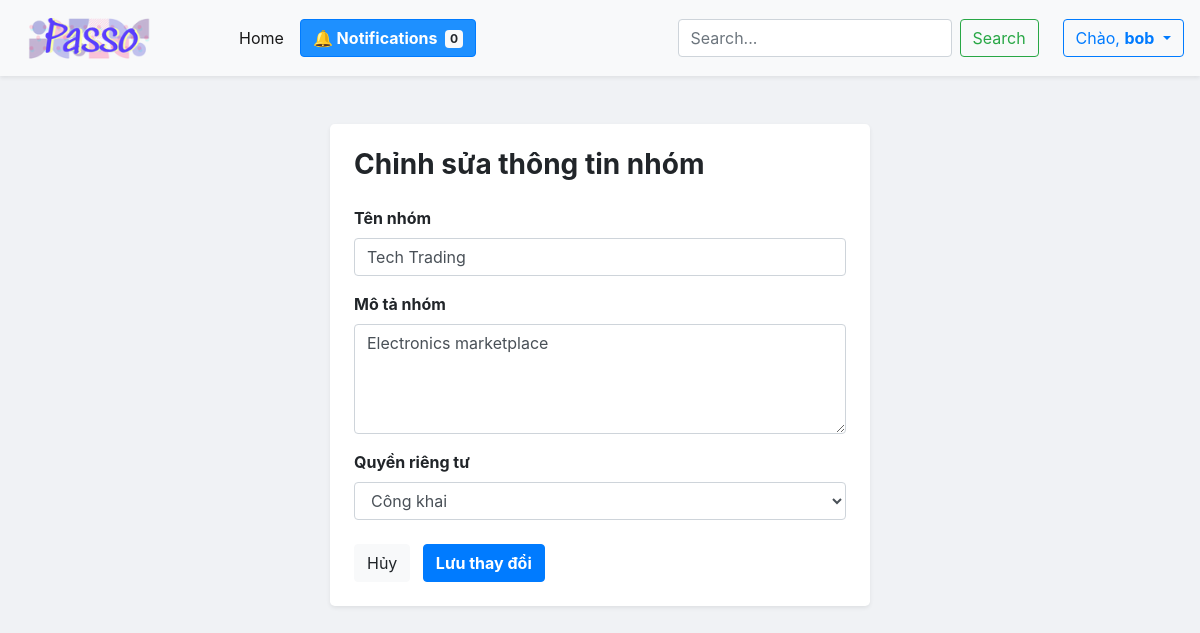
Page /index.php?controller=group&action=edit&id=3 (signed in) on the committed database.
### tables this page shows
CREATE TABLE `groups` (
  `GroupID` int(11) NOT NULL,
  `CategoryID` int(11) DEFAULT NULL,
  `GroupName` varchar(255) NOT NULL,
  `Description` varchar(150) NOT NULL,
  `Privacy` ENUM('public','private') NOT NULL,
  `CreatedAt` DATETIME DEFAULT CURRENT_TIMESTAMP
);

### MVC/Controller/GroupController.php (called while the page is built, shortened)
<?php
include_once "MVC/Model/GroupModel.php";
class GroupController {
    private $groupModel;
    public function __construct() {
        $this->groupModel = new GroupModel();
    }
    public function edit() {
        $groupId = $_GET['id'] ?? 0;
        $group = $this->groupModel->getById($groupId);
        include_once "MVC/View/Group/edit.php";
    }
}
?>

### MVC/Model/AppModel.php (called while the page is built, shortened)
<?php
abstract class AppModel {
    protected $link = null;
    public function taoKetNoi() {
        $this->link = mysqli_connect(DB_HOST, DB_USER, DB_PASSWORD, DB_NAME, DB_PORT);
        mysqli_set_charset($this->link, "utf8");
    }
    protected function query($sql) {
        $result = mysqli_query($this->link, $sql);
        return $result;
    }
}
?>

### MVC/Model/GroupModel.php (called while the page is built, shortened)
<?php
include_once "MVC/Model/AppModel.php";
class GroupModel extends AppModel {
    public function getById($id) {
        $id = (int)$id;
        $sql = "SELECT * FROM groups WHERE GroupID = $id";
        $result = $this->query($sql);
        if ($result && $row = mysqli_fetch_assoc($result)) {
            return $row;
        }
        return null;
    }
    public function getUserRole($userId, $groupId) {
        $userId = (int)$userId;
        $groupId = (int)$groupId;
        $sql = "SELECT Role FROM group_member WHERE UserID = $userId AND GroupID = $groupId";
        $result = $this->query($sql);
        if ($result && mysqli_num_rows($result) > 0) {
            $row = mysqli_fetch_assoc($result);
            return $row['Role'];
        }
        return null;
    }
}
?>

### MVC/View/Group/edit.php (the view, shortened to what this page needs)
<!DOCTYPE html>
<html>
<head>
    <link rel="stylesheet" href="https://cdn.jsdelivr.net/npm/bootstrap@4.6.2/dist/css/bootstrap.min.css">
</head>
<body>
    <?php include 'MVC/View/navbar.php'; ?>
    <div class="container mt-5">
        <div class="row justify-content-center">
            <div class="col-md-6">
                <div class="card p-4 border-0 shadow-sm rounded-lg">
                    <h3 class="font-weight-bold mb-4">Chỉnh sửa thông tin nhóm</h3>
                    <form action="index.php?controller=group&action=update" method="POST">
                        <div class="form-group">
                            <label class="font-weight-bold">Tên nhóm</label>
                            <input type="text" name="group_name" class="form-control" value="<?= htmlspecialchars($group['GroupName']) ?>" required>
                        </div>
                        <div class="form-group">
                            <label class="font-weight-bold">Mô tả nhóm</label>
                            <textarea name="description" class="form-control" rows="4"><?= htmlspecialchars($group['Description'] ?? '') ?></textarea>
                        </div>
                        <div class="form-group">
                            <label class="font-weight-bold">Quyền riêng tư</label>
                            <select class="form-control" name="privacy">
                                <option value="public" <?= $group['Privacy'] === 'public' ? 'selected' : '' ?>>Công khai</option>
                            </select>
                        </div>
                        <div class="mt-4">
                            <a href="index.php?controller=group&action=detail&id=<?= $group['GroupID'] ?>" class="btn btn-light mr-2">Hủy</a>
                            <button type="submit" class="btn btn-primary font-weight-bold">Lưu thay đổi</button>
                        </div>
                    </form>
                </div>
            </div>
        </div>
    </div>
</body>
</html>

### MVC/View/Group/edit.php (style rules this page uses)
body { background-color: #f0f2f5; }

### rows in the picture
groups: group_name "Tech Trading", description "Electronics marketplace", privacy "Công khai"

### other values in the picture
$_SESSION['username'] "bob"
